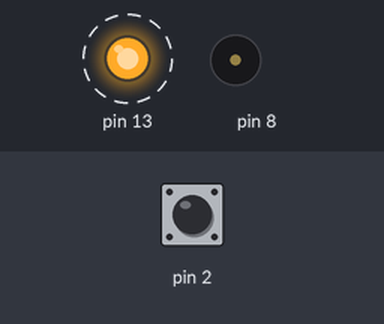
A sketch run on a simulated Arduino Uno, built with avr-gcc and run on an emulated ATmega328P. Shown: output pins drawn as LEDs (lit = HIGH), buzzer (waves = sounding). Dashed ring = blinking. The test bench sets the inputs (shaded band); at power-on: pin 2 HIGH.

Above: at 0.31 s.
At 2.81 s:
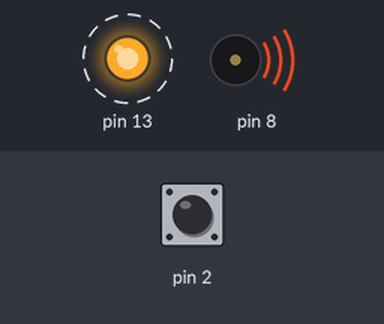
Timing chart, 0 to 3.1 s (numbered marks = the images above):
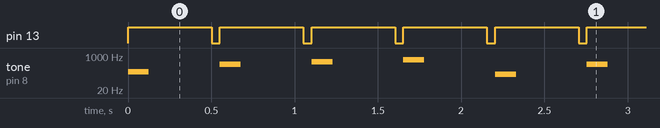

Measured:
- by itself, pin 13: alternates HIGH for 0.50 s and LOW for 0.05 s
- by itself, tone on pin 8: plays 165 Hz for 0.13 s, 392 Hz for 0.13 s, 523 Hz for 0.13 s, 659 Hz for 0.13 s, 123 Hz for 0.13 s, 392 Hz for 0.13 s … (236 notes in this stretch)

The sketch:

digitalwk17.ino
```cpp
 /*http://www.arduino.cc/en/Tutorial/Tone
*/

#include "pitches.h"
long currenttime1,previoustime1,currenttime2,previoustime2;
boolean check1,check2;
volatile boolean state=LOW;
// notes in the melody:
int melody2[] = {
  NOTE_B4, NOTE_A4, NOTE_G4, NOTE_A4, NOTE_B4, NOTE_B4, NOTE_B4, NOTE_A4, NOTE_A4, NOTE_A4, NOTE_B4, NOTE_B4, NOTE_B4 ,NOTE_B4, NOTE_A4, NOTE_G4, NOTE_A4, NOTE_B4, NOTE_B4, NOTE_B4, NOTE_A4,NOTE_A4,NOTE_B4, NOTE_A4, NOTE_G4
};
int melody1[] = {
 NOTE_E3, NOTE_G4, NOTE_C5, NOTE_E5, NOTE_B2, NOTE_G4, NOTE_B4, NOTE_D5,
 NOTE_C3, NOTE_E4, NOTE_A4, NOTE_C5, NOTE_G2, NOTE_E4, NOTE_G4, NOTE_B4,
 NOTE_A2, NOTE_C4, NOTE_F4, NOTE_A4, NOTE_E1, NOTE_C4, NOTE_E4, NOTE_G4,
 NOTE_A2, NOTE_D4, NOTE_F4, NOTE_A4, NOTE_B2, NOTE_D4, NOTE_G4, NOTE_B4,
 NOTE_E3, NOTE_E5, NOTE_F5, NOTE_G5, NOTE_E5, NOTE_F5, NOTE_G5, NOTE_G4, NOTE_A4, NOTE_B4, NOTE_C5, NOTE_D5, NOTE_E5, NOTE_F5,
 NOTE_E5, NOTE_C5, NOTE_D5, NOTE_E5, NOTE_E4, NOTE_F4, NOTE_G4, NOTE_A4, NOTE_G4, NOTE_F4, NOTE_G4, NOTE_F4, NOTE_F4, NOTE_G4,
 NOTE_F4, NOTE_A4, NOTE_G4, NOTE_F4, NOTE_E4, NOTE_D4, NOTE_E4, NOTE_D4, NOTE_C4, NOTE_D4, NOTE_E4, NOTE_F4, NOTE_G4, NOTE_A4,
 NOTE_F4, NOTE_A4, NOTE_G4, NOTE_A4, NOTE_B4, NOTE_C5, NOTE_G4, NOTE_A4, NOTE_B4, NOTE_C5, NOTE_D5, NOTE_E5, NOTE_F5, NOTE_G5,
 NOTE_E5, NOTE_C5, NOTE_D5, NOTE_E5, NOTE_D5, NOTE_C5, NOTE_D5, NOTE_B4, NOTE_C5, NOTE_D5, NOTE_E5, NOTE_D5, NOTE_C5, NOTE_B4,
 NOTE_C5, NOTE_A4, NOTE_B4, NOTE_C5, NOTE_C4, NOTE_D4, NOTE_E4, NOTE_F4, NOTE_E4, NOTE_D4, NOTE_E4, NOTE_C5, NOTE_B4, NOTE_C5,
 NOTE_A4, NOTE_C5, NOTE_B4, NOTE_A4, NOTE_G4, NOTE_F4, NOTE_G4, NOTE_F4, NOTE_E4, NOTE_F4, NOTE_G4, NOTE_A4, NOTE_B4, NOTE_C5,
 NOTE_A4, NOTE_C5, NOTE_B4, NOTE_C5, NOTE_B4, NOTE_A4, NOTE_B4, NOTE_C5, NOTE_D5, NOTE_C5, NOTE_B4, NOTE_C5, NOTE_A4, NOTE_B4,
 NOTE_C5,0
};

// note durations: 4 = quarter note, 8 = eighth note, etc.:
int noteDurations2[] = {
  4, 4, 4, 4, 4, 4, 4, 4, 4, 4, 4, 4, 4, 4, 4, 4,4, 4, 4, 4, 4, 4, 4, 4, 4, 4,0
};
int noteDurations1[] = {
  8, 8, 8, 8, 8, 8, 8, 8,
 8, 8, 8, 8, 8, 8, 8, 8,
 8, 8, 8, 8, 8, 8, 8, 8,
 8, 8, 8, 8, 8, 8, 8, 8,
 8,16,16,8,16,16,16,16,16,16,16,16,16, 16,
 8,16,16,8,16,16,16,16,16,16,16,16,16, 16,
 8,16,16,8,16,16,16,16,16,16,16,16,16, 16,
 8,16,16,8,16,16,16,16,16,16,16,16,16, 16,
 8,16,16,8,16,16,16,16,16,16,16,16,16, 16,
  8,16,16,8,16,16,16,16,16,16,16,16,16, 16,
 8,16,16,8,16,16,16,16,16,16,16,16,16, 16,
 8,16,16,8,16,16,16,16,16,16,16,16,16, 16,
  1
};

void setup() {
   pinMode(13, OUTPUT);
    pinMode(2, INPUT_PULLUP);
   noTone(8);
   attachInterrupt(0,int0,LOW);
}

void loop() {
if(state==LOW){
    for (int thisNote1 = 0; thisNote1 < 27; thisNote1++) {
    int noteDuration1 = 1000 / noteDurations1[thisNote1];
    tone(8, melody1[thisNote1], noteDuration1);
    previoustime1=millis();
     digitalWrite(13,HIGH);
    check1=false;
    while(!check1){
      currenttime1=millis();
      if(currenttime1-previoustime1>500){
        digitalWrite(13,LOW);
      }
      if(currenttime1-previoustime1>550){
        check1=true;
      }
    }
    noTone(8);
  }
}
 if(state==HIGH){
    for (int thisNote2 = 0; thisNote2 < 11; thisNote2++) {
    int noteDuration2 = 1800 / noteDurations2[thisNote2];
    tone(8, melody2[thisNote2], noteDuration2);
    previoustime2=millis();
     digitalWrite(13,HIGH);
    check2=false;
    while(!check2){
      currenttime2=millis();
      if(currenttime2-previoustime2>500){
        digitalWrite(13,LOW);
      }
      if(currenttime2-previoustime2>550){
        check2=true;
      }
    }

    noTone(8);
  }
 }

}

void int0(){
  state=!state;
}
```

pitches.h
```cpp
/*************************************************
 * Public Constants
 *************************************************/

#define NOTE_B0  31
#define NOTE_C1  33
#define NOTE_CS1 35
#define NOTE_D1  37
#define NOTE_DS1 39
#define NOTE_E1  41
#define NOTE_F1  44
#define NOTE_FS1 46
#define NOTE_G1  49
#define NOTE_GS1 52
#define NOTE_A1  55
#define NOTE_AS1 58
#define NOTE_B1  62
#define NOTE_C2  65
#define NOTE_CS2 69
#define NOTE_D2  73
#define NOTE_DS2 78
#define NOTE_E2  82
#define NOTE_F2  87
#define NOTE_FS2 93
#define NOTE_G2  98
#define NOTE_GS2 104
#define NOTE_A2  110
#define NOTE_AS2 117
#define NOTE_B2  123
#define NOTE_C3  131
#define NOTE_CS3 139
#define NOTE_D3  147
#define NOTE_DS3 156
#define NOTE_E3  165
#define NOTE_F3  175
#define NOTE_FS3 185
#define NOTE_G3  196
#define NOTE_GS3 208
#define NOTE_A3  220
#define NOTE_AS3 233
#define NOTE_B3  247
#define NOTE_C4  262
#define NOTE_CS4 277
#define NOTE_D4  294
#define NOTE_DS4 311
#define NOTE_E4  330
#define NOTE_F4  349
#define NOTE_FS4 370
#define NOTE_G4  392
#define NOTE_GS4 415
#define NOTE_A4  440
#define NOTE_AS4 466
#define NOTE_B4  494
#define NOTE_C5  523
#define NOTE_CS5 554
#define NOTE_D5  587
#define NOTE_DS5 622
#define NOTE_E5  659
#define NOTE_F5  698
#define NOTE_FS5 740
#define NOTE_G5  784
#define NOTE_GS5 831
#define NOTE_A5  880
#define NOTE_AS5 932
#define NOTE_B5  988
#define NOTE_C6  1047
#define NOTE_CS6 1109
#define NOTE_D6  1175
#define NOTE_DS6 1245
#define NOTE_E6  1319
#define NOTE_F6  1397
#define NOTE_FS6 1480
#define NOTE_G6  1568
#define NOTE_GS6 1661
#define NOTE_A6  1760
#define NOTE_AS6 1865
#define NOTE_B6  1976
#define NOTE_C7  2093
#define NOTE_CS7 2217
#define NOTE_D7  2349
#define NOTE_DS7 2489
#define NOTE_E7  2637
#define NOTE_F7  2794
#define NOTE_FS7 2960
#define NOTE_G7  3136
#define NOTE_GS7 3322
#define NOTE_A7  3520
#define NOTE_AS7 3729
#define NOTE_B7  3951
#define NOTE_C8  4186
#define NOTE_CS8 4435
#define NOTE_D8  4699
#define NOTE_DS8 4978
```
